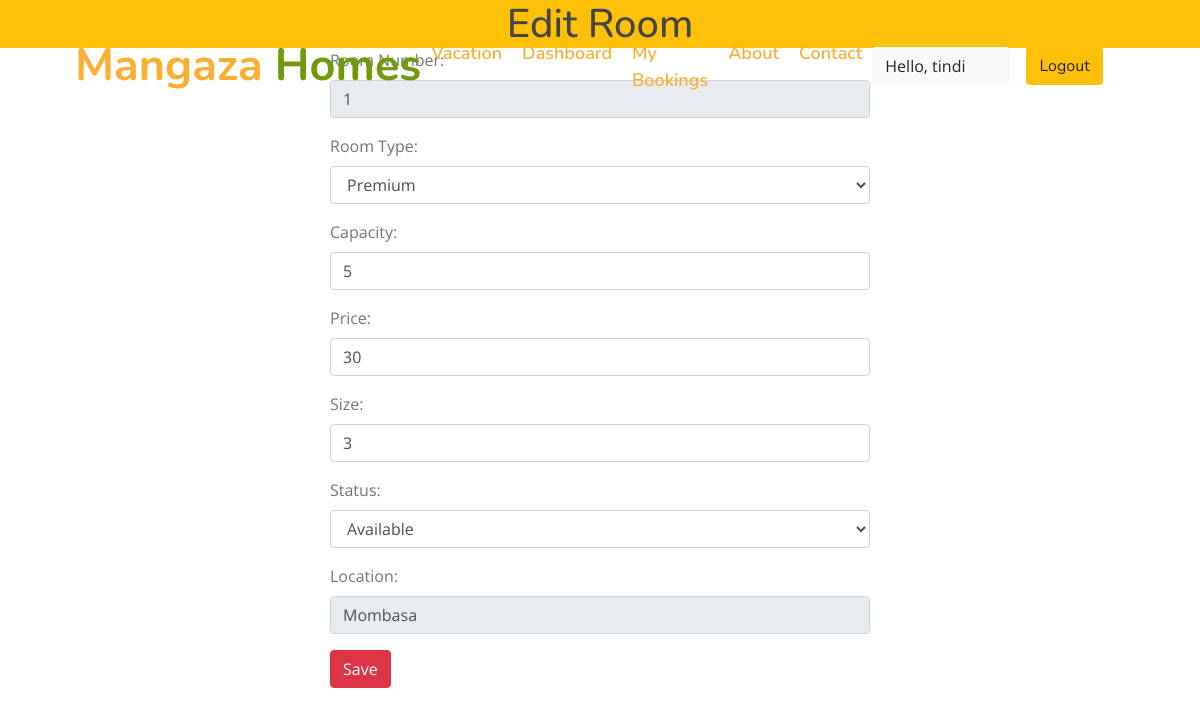
Page /staff/panel/edit-room?roomid=1 (signed in) on the committed database.
### home/models.py (models this page shows, shortened)
class Rooms(models.Model):
    ROOM_STATUS = (
        ("1", "available"),
        ("2", "not available"),
    )
    ROOM_TYPE = (
        ("1", "premium"),
        ("2", "deluxe"),
        ("3", "basic"),
    )
    room_type = models.CharField(max_length=50, choices=ROOM_TYPE)
    capacity = models.IntegerField()
    price = models.IntegerField()
    size = models.IntegerField()
    hotel = models.ForeignKey(Hotels, on_delete=models.CASCADE)
    status = models.CharField(choices=ROOM_STATUS, max_length=15)
    roomnumber = models.IntegerField()

class Hotels(models.Model):
    name = models.CharField(max_length=30, default="krishna")
    owner = models.CharField(max_length=20)
    location = models.CharField(max_length=50)
    state = models.CharField(max_length=50, default="maharashtra")
    country = models.CharField(max_length=50, default="india")

### home/views.py (the view)
# urls.py: path('staff/panel/edit-room', views.edit_room),
@login_required(login_url='/staff')
def edit_room(request):
    if request.user.is_staff == False:
        return HttpResponse('Access Denied')
    if request.method == 'POST' and request.user.is_staff:
        print(request.POST)
        old_room = Rooms.objects.all().get(id=int(request.POST['roomid']))
        hotel = Hotels.objects.all().get(id=int(request.POST['hotel']))
        old_room.room_type = request.POST['roomtype']
        old_room.capacity = int(request.POST['capacity'])
        old_room.price = int(request.POST['price'])
        old_room.size = int(request.POST['size'])
        old_room.hotel = hotel
        old_room.status = request.POST['status']
        old_room.room_number = int(request.POST['roomnumber'])
        old_room.save()
        messages.success(request, "Room Details Updated Successfully")
        return redirect('staffpanel')
    else:
        room_id = request.GET['roomid']
        room = Rooms.objects.all().get(id=room_id)
        response = render(request, 'staff/editroom.html', {'room': room})
        return HttpResponse(response)

### template/staff/editroom.html (shortened to what this page needs)
{% extends 'basic.html' %}
{% block body %}
<h1 class="text-center bg-warning my-0">Edit Room</h1>
    <div class="container">
        <div class="row">
            <div class="col-md-6 col-lg-6 col-xlg-6 col-sm-12 mx-auto">
                <form action="/staff/panel/edit-room/edit" method="POST">
                    <div class="form-group">
                        <label for="pwd">Room Number:</label>
                        <input type="number" class="form-control" id="roomnumber" name="roomnumber" value="{{room.roomnumber}}" disabled>
                    </div>
                    <div class="form-group">
                        <label for="email">Room Type:</label>
                        <select class="form-control" name="roomtype" id="roomtype">
                            <option  value=1>Premium</option>
                        </select>
                    </div>
                    <div class="form-group">
                        <label for="pwd">Capacity:</label>
                        <input type="number" class="form-control " id="capacity" name="capacity" value="{{room.capacity}}">
                    </div>
                    <div class="form-group">
                        <label for="pwd">Price:</label>
                        <input type="mumber" class="form-control " id="price" name="price" value="{{room.price}}">
                    </div>
                    <div class="form-group">
                        <label for="pwd">Size:</label>
                        <input type="number" class="form-control " id="size" name="size" value="{{room.size}}">
                    </div>
                    <div class="form-group">
                        <label for="pwd">Status:</label>
                        <select class="form-control" name="status" id="status">
                            <option value="1">Available</option>
                        </select>
                    </div>
                    <div class="form-group">
                        <label for="pwd">Location:</label>
                        <input type="text" class="form-control " id="hotel" name="hotel" value="{{room.hotel.location}}" disabled>
                    </div>
                    <button type="submit" class="btn btn-danger">Save</button>
                </form>
            </div>
        </div>
    </div>
{% endblock body %}

### template/homeNavbar.html (shortened to what this page needs)
{% load static %}
  <div class="navbar navbar-expand-lg bg-light navbar-light">
    <div class="container-fluid">
        <a href="{% url 'home' %}" class="navbar-brand">Mangaza <span>Homes</span></a>
        <div class="collapse navbar-collapse justify-content-between" id="navbarCollapse">
            <div class="navbar-nav ml-auto">
                <a href="{% url 'vacation' %}" class="nav-item nav-link active">Vacation</a>
                    {% if user.is_staff %}
                    <a href="/staff/panel" class="nav-item nav-link active">Dashboard</a>
                    {% elif user.is_staff == False and user.is_authenticated %}
                    <a href="/user/bookings" class="nav-item nav-link active">My Bookings</a>
                    {% endif %}
                    {% if user.is_staff %}
                    <a href="/staff/allbookings" class="nav-item nav-link active">My Bookings</a>
                    {% endif %}
                    <a href="/about" class="nav-item nav-link active">About</a>
                    <a href="/contact" class="nav-item nav-link active">Contact</a>
            </div>
            {% if user.is_authenticated %}
                      <button class="btn btn-group bg-light" data-toggle="modal" data-target="#forlogin">
                       Hello, {{request.user}}
                       <a href="/logout" class="nav-link">
                    <button class="btn btn-group bg-warning" data-toggle="modal" data-target="#forlogin">
                        Logout
                    </button></a>&nbsp; &nbsp;
                    </button>
                {% endif %}
        </div>
    </div>
</div>

### static/css/style.css (style rules this page uses)
body { color: #757575; background: #ffffff; font-family: 'open sans', sans-serif; }
h1, h2, h3, h4, h5, h6 { color: #454545; font-family: 'Nunito', sans-serif; }
a { font-family: 'Nunito', sans-serif; font-weight: 600; color: #fbaf32; transition: .3s; }
.container-fluid { max-width: 1366px; }
.navbar { position: relative; transition: .5s; z-index: 999; }
.navbar .navbar-brand { margin: 0; color: #fbaf32; font-size: 45px; line-height: 0px; font-weight: 700; font-family: 'Nunito', sans-serif; transition: .5s; }
.navbar .navbar-brand span { color: #719a0a; }
@media (min-width: 992px) { .navbar { position: absolute; width: 100%; padding: 30px 60px; background: transparent !important; z-index: 9; } }
@media (min-width: 992px) { .navbar .navbar-brand { color: #fbaf32; } }
@media (min-width: 992px) { .navbar-light .navbar-nav .nav-link, .navbar-light .navbar-nav .nav-link:focus { padding: 10px 10px 8px 10px; font-family: 'Nunito', sans-serif; color: #ffffff; font-size: 18px; font-weight: 600; } }
@media (min-width: 992px) { .navbar-light .navbar-nav .nav-link:hover, .navbar-light .navbar-nav .nav-link.active { color: #fbaf32; } }

### template/staff/editroom.html (style rules this page uses)
body { min-height: 100vh; }

### template/basic.html (style rules this page uses)
a { text-decoration: none; }

### rows in the picture
Rooms: roomnumber "1", capacity "5", price "30", size "3", hotel "Mombasa"

### other values in the picture
{{ request.user }} "tindi"
